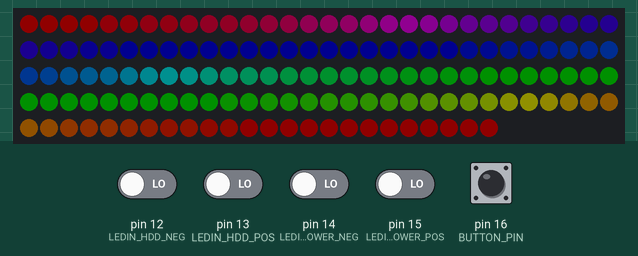
Simulated run of this sketch. Board: Arduino Uno, built with avr-gcc and run on an emulated ATmega328P. Shown: 144 RGB LEDs in strip order, left to right, continuing on the next row. The inputs (shaded band) are chosen by the test bench; at power-on: pin 16 (BUTTON_PIN) HIGH, pin 12 (LEDIN_HDD_NEG), pin 13 (LEDIN_HDD_POS), pin 14 (LEDIN_POWER_NEG), pin 15 (LEDIN_POWER_POS) LOW. Dim RGB values are drawn brighter than linear.

Above: at 1.2 s.
1.3 s: pin 15 (LEDIN_POWER_POS) driven HIGH
At 1.58 s:
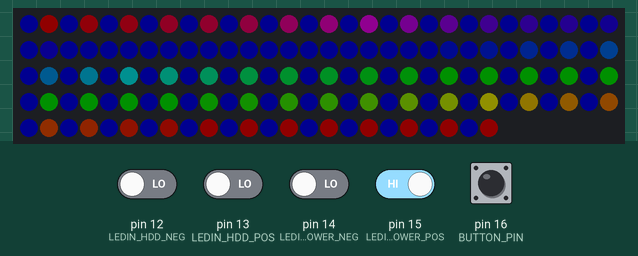
2.9 s: pin 13 (LEDIN_HDD_POS) driven HIGH
At 3.2 s:
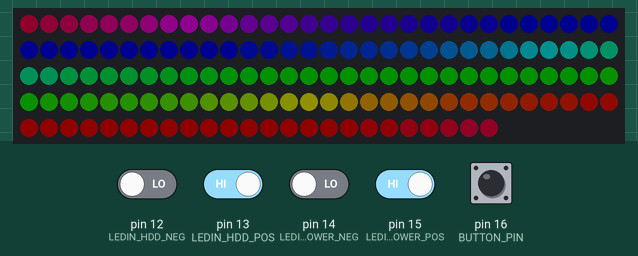
4.6 s: pin 16 (BUTTON_PIN) pulled LOW for 0.15 s
At 5.17 s:
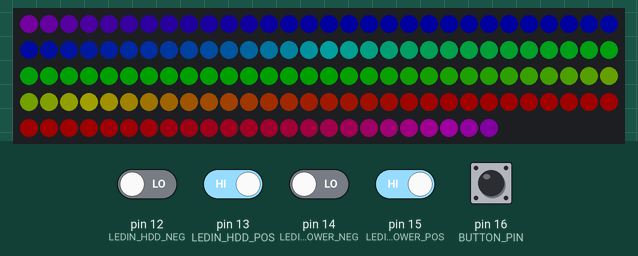
6.5 s: pin 16 (BUTTON_PIN) pulled LOW for 1 s
At 7.87 s:
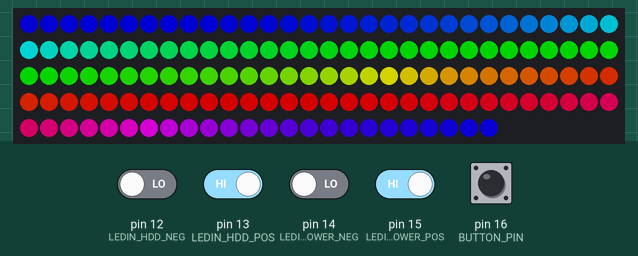
Timing chart, 0 to 9.5 s (numbered marks = the images above; inputs shaded):
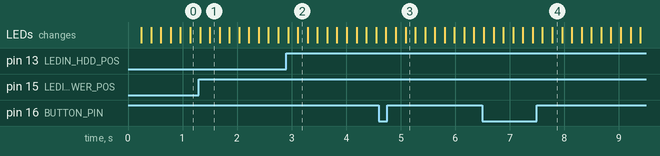

The sketch:

Neptune.ino
```cpp
#include <Adafruit_NeoPixel.h>

#define LEDIN_POWER_POS 15
#define LEDIN_POWER_NEG 14
#define LEDIN_HDD_POS 13
#define LEDIN_HDD_NEG 12
#define LEDIN_POWER_5V 4

#define BUTTON_PIN 16
#define LEDOUT_RED 9
#define NEOPIXEL_PIN 17

#define NEOPIXEL_CNT 144

#define NEOPIXEL_FRAMERATE (1000 / 15)
#define NEOPIXEL_HUE_GAP (0x10000 / NEOPIXEL_CNT)
#define NEOPIXEL_HUE_ADD (0x10000 / NEOPIXEL_CNT)
#define NEOPIXEL_BRIGHTNESS_FULL  128
#define NEOPIXEL_BRIGHTNESS_HALF  32
#define NEOPIXEL_BRIGHTNESS_LOW   16

#define PWRSTATE_SLEEP_PULSE 3000
#define PWRSTATE_ON_TIMEOUT 3000
#define PWRSTATE_OFF_TIMEOUT 3000
#define HDD_LED_TIMEOUT 500

#define BTN_TIME_DEBOUNCE 100
#define BTN_TIME_LONGPRESS 3000

enum
{
  PWRSTATE_UNKNOWN,
  PWRSTATE_ON,
  PWRSTATE_OFF,
  PWRSTATE_SLEEP,
};

enum
{
  NEOSTATE_SAFE,
  NEOSTATE_HALF_1,
  NEOSTATE_FULL_1,
  NEOSTATE_HALF_2,
  NEOSTATE_FULL_2,
  NEOSTATE_HALF_3,
  NEOSTATE_FULL_3,
  NEOSTATE_HALF_4,
  NEOSTATE_FULL_4,
  NEOSTATE_OFF,
};

char pwr_state = PWRSTATE_UNKNOWN;
char neo_state = 0;

uint32_t neopixel_time = 0;
uint32_t neopixel_rate = 100;

uint32_t pwrstate_on_time = 0;
uint32_t pwrstate_off_time = 0;
uint32_t pwrstate_sleep_time = 0;

uint32_t hdd_led_time = 0;

uint32_t btn_time = 0;
bool btn_waitforrelease = false;

Adafruit_NeoPixel pixels(NEOPIXEL_CNT, NEOPIXEL_PIN, NEO_GRB + NEO_KHZ800);

void setup() {
  Serial.begin(9600);

  pinMode(LEDIN_POWER_POS, INPUT);
  pinMode(LEDIN_POWER_NEG, INPUT);
  pinMode(LEDIN_HDD_POS, INPUT);
  pinMode(LEDIN_HDD_NEG, INPUT);
  pinMode(LEDIN_POWER_5V, INPUT);

  #ifdef INPUT_PULLUP
  pinMode(BUTTON_PIN, INPUT_PULLUP);
  #else
  pinMode(BUTTON_PIN, INPUT);
  digitalWrite(BUTTON_PIN, HIGH);
  #endif

  pixels.begin();
  pixels.clear();
}

void loop() {
  uint32_t now = millis();
  bool draw_neopixels = false;
  bool pwr_led = isPowerLedOn();
  bool hdd_led = isHddLedOn();
  bool btn = isBtnPressed();
  static bool prev_pwr_led = false;
  static bool prev_hdd_led = false;
  static bool prev_btn = false;

  static uint32_t hue = 0;

  if ((now - neopixel_time) > NEOPIXEL_FRAMERATE)
  {
    neopixel_time = now;
    draw_neopixels = true;
  }

  if (pwr_led != false && prev_pwr_led == false)
  {
    pwrstate_on_time = now;
    if ((pwrstate_on_time - pwrstate_off_time) < PWRSTATE_SLEEP_PULSE) {
      pwr_state = PWRSTATE_SLEEP;
      pwrstate_sleep_time = now;
    }
  }
  else if (pwr_led == false && prev_pwr_led != false)
  {
    pwrstate_off_time = now;
  }

  if (hdd_led != false) {
    pwr_state = PWRSTATE_ON;
    hdd_led_time = now;
    pwrstate_on_time = pwrstate_off_time = pwrstate_sleep_time = now;
    digitalWrite(LEDOUT_RED, HIGH);
  }
  else
  {
    if ((now - hdd_led_time) > HDD_LED_TIMEOUT) {
      digitalWrite(LEDOUT_RED, LOW);
    }
  }

  if (pwr_led != false)
  {
    if ((now - pwrstate_on_time) > PWRSTATE_ON_TIMEOUT) {
      pwr_state = PWRSTATE_ON;
    }
  }
  else if (pwr_led == false)
  {
    if ((now - pwrstate_sleep_time) > PWRSTATE_OFF_TIMEOUT || (now - pwrstate_off_time) > PWRSTATE_OFF_TIMEOUT) {
      pwr_state = PWRSTATE_OFF;
    }
  }

  if (btn != false && prev_btn == false) {
    btn_time = now;
  }
  if (btn != false && (now - btn_time) > BTN_TIME_LONGPRESS)
  {
    neo_state = NEOSTATE_OFF;
    btn_waitforrelease = true;
  }
  if (btn == false && prev_btn != false)
  {
    if (btn_waitforrelease == false)
    {
      if ((now - btn_time) > BTN_TIME_DEBOUNCE)
      {
        neo_state += 1;
        if (neo_state >= NEOSTATE_OFF) {
          neo_state = 0;
        }
      }
    }
    else {
      btn_waitforrelease = false;
    }
  }

  if (draw_neopixels != false)
  {
    uint8_t brightness;
    if (neo_state == NEOSTATE_SAFE) {
      brightness = NEOPIXEL_BRIGHTNESS_LOW;
    }
    else if (neo_state == NEOSTATE_FULL_1 || neo_state == NEOSTATE_FULL_2 || neo_state == NEOSTATE_FULL_3 || neo_state == NEOSTATE_FULL_4) {
      brightness = NEOPIXEL_BRIGHTNESS_FULL;
    }
    else if (neo_state == NEOSTATE_HALF_1 || neo_state == NEOSTATE_HALF_2 || neo_state == NEOSTATE_HALF_3 || neo_state == NEOSTATE_HALF_4) {
      brightness = NEOPIXEL_BRIGHTNESS_HALF;
    }
    else if (neo_state >= NEOSTATE_OFF) {
      brightness = 0;
    }
    pixels.setBrightness(brightness);

    for (uint16_t i = 0; i < NEOPIXEL_CNT; i++)
    {
      uint16_t j = i;
      uint32_t h = i;
      uint32_t c;
      h *= NEOPIXEL_HUE_GAP;
      h += hue;
      h &= 0xFFFF;
      if (neo_state <= NEOSTATE_FULL_2 || neo_state <= NEOSTATE_HALF_2) {
        h = (0x10000 - h - 1);
      }
      c = pixels.gamma32(pixels.ColorHSV(h));
      if (pwr_state == PWRSTATE_SLEEP)
      {
        if ((i % 2) == 0) {
          c = pixels.Color(0, 0, 255);
        }
      }
      if (neo_state == NEOSTATE_FULL_2 || neo_state == NEOSTATE_HALF_2 || neo_state == NEOSTATE_FULL_4 || neo_state == NEOSTATE_HALF_4) {
        j = NEOPIXEL_CNT - i - 1;
      }
      pixels.setPixelColor(j, c);
    }
    hue += NEOPIXEL_HUE_ADD;

    pixels.show();
  }

  prev_pwr_led = pwr_led;
  prev_hdd_led = hdd_led;
  prev_btn = btn;
}

bool isPowerLedOn() {
  return digitalRead(LEDIN_POWER_POS) != LOW && digitalRead(LEDIN_POWER_NEG) == LOW;
}

bool isHddLedOn() {
  return digitalRead(LEDIN_HDD_POS) != LOW && digitalRead(LEDIN_HDD_NEG) == LOW;
}

bool isBtnPressed() {
  return digitalRead(BUTTON_PIN) == LOW;
}
```
